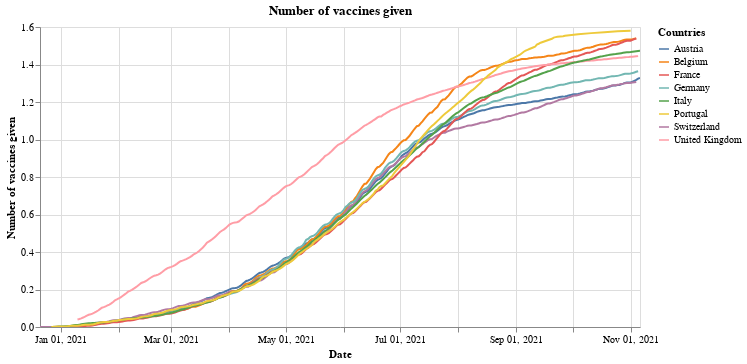

Notebook code for this chart:
### Markdown cell above
In the chart below we plot the number vaccines given per population - this means that if the number is 1, then the country has given the equivalent of 1 shot for each person in the country. Since not everyone in the countries are eligible to get the vaccine, a ratio of 1 means that many people have recieved two jabs. Note also that some kinds of vaccines (the J&J's [Janssen vaccine](https://www.cdc.gov/coronavirus/2019-ncov/vaccines/different-vaccines/janssen.html), for example) only require 1 shot so the goal is not neccesarily to reach exactly 2 shots per person in the whole country.

### Code cell
#collapse
alt.Chart(x_small.query("vaccines > 0")).mark_line().encode(
    x=alt.X("yearmonthdate(date):T", axis=alt.Axis(title='Date')),
    y=alt.Y("vaccines_per:Q", axis=alt.Axis(title='Number of vaccines given')),
    tooltip=['id:N', 'vaccines_per'],
    color=alt.Color('id:N', legend=alt.Legend(title="Countries")),
    opacity=alt.condition(leg_selection, alt.value(1), alt.value(0.2))
).add_selection(leg_selection).properties(title='Number of vaccines given', width=600).interactive()

### Figure 1 — Vega-Lite specification as saved in the notebook (floating-point values rounded to 4 significant figures; data arrays with more than 128 entries replaced by an {"elided": "..."} marker saying what was removed)
{"config": {"view": {"continuousWidth": 400, "continuousHeight": 300}}, "data": {"name": "data-5978d15c56ca09dfcd9e2d654975b72f"}, "mark": "line", "encoding": {"color": {"type": "nominal", "field": "id", "legend": {"title": "Countries"}}, "opacity": {"condition": {"value": 1, "selection": "selector001"}, "value": 0.2}, "tooltip": [{"type": "nominal", "field": "id"}, {"type": "quantitative", "field": "vaccines_per"}], "x": {"type": "temporal", "axis": {"title": "Date"}, "field": "date", "timeUnit": "yearmonthdate"}, "y": {"type": "quantitative", "axis": {"title": "Number of vaccines given"}, "field": "vaccines_per"}}, "selection": {"selector001": {"type": "multi", "fields": ["id"], "bind": "legend"}, "selector005": {"type": "interval", "bind": "scales", "encodings": ["x", "y"]}}, "title": "Number of vaccines given", "width": 600, "$schema": "https://vega.github.io/schema/vega-lite/v4.8.1.json", "datasets": {"data-5978d15c56ca09dfcd9e2d654975b72f": {"elided": "2449 records"}}}
